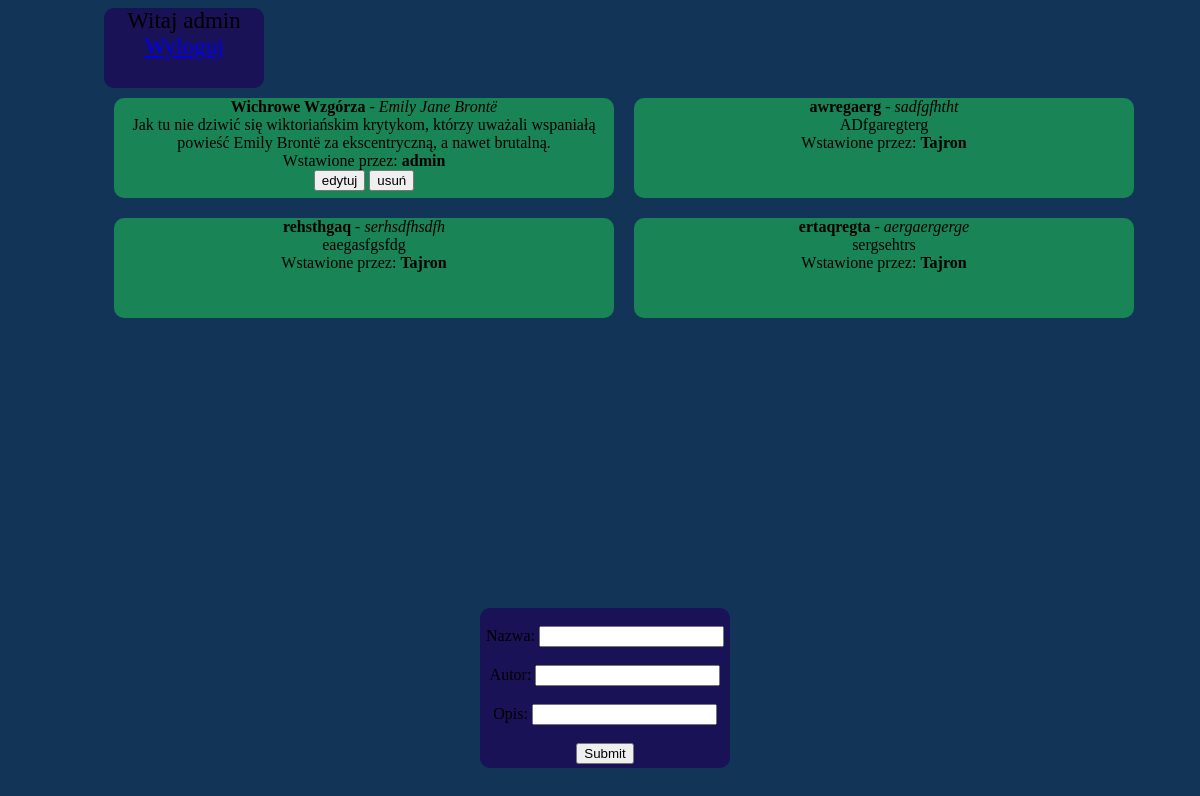
The app's page /index.php (signed in) with its own data.
### tables this page shows
CREATE TABLE `baza` (
  `id` int(11) NOT NULL,
  `nazwa` text NOT NULL,
  `autor` text NOT NULL,
  `opis` text NOT NULL,
  `owner` text NOT NULL
);

### index.php (the view, shortened to what this page needs)
<html>
<head>
</head>
<body>
<?php
  echo "<div id='log'>Witaj " . $_SESSION["login"] . "<br>";
  echo "<a href='logowanie.php?" . SID . "'>";
  echo "Wyloguj</a>";
  echo "</br></div>";
  $conn=mysqli_connect("localhost", "root", "", "ksiazki");
  $result = mysqli_query($conn,"SELECT * FROM `baza`");
  while( $row = mysqli_fetch_assoc($result) )
	{
		echo "<div class='books'<br><b>" . $row['nazwa'] . "</b> - <i>". $row['autor'] ."</i><br/>" . $row['opis'] . "<br/>Wstawione przez: <strong>".$row['owner']."</strong><br/>";
		if($row['owner'] == $_SESSION['login']){
			echo "<form method='POST'>
				  <input type='hidden' name='val' value='". $row['id'] ."'>
			      <input type='submit' name='edit' value='edytuj'>
				  <input type='submit' name='delete' value='usuń'>
				  </form></div>";
		}else{echo "</div>";}
	}
?>
<br/><br/>
<?php
	if(isset($_POST['edit'])){
		$result = mysqli_query($conn,"SELECT * FROM `baza` WHERE id=".$_POST['val']);
		$row = mysqli_fetch_assoc($result);
		echo
		"<form method='POST' id='footer'>
		<input type='hidden' name='val' value='".$_POST['val']."'>
		<div>Nazwa: <input type='text' name='nazwa' id='nazwa' value='". $row['nazwa'] ."'/></div>
		<br/>
		<div>Autor: <input type='text' name='autor' rows='4' cols='22' id='autor' value='". $row['autor'] ."'/></input></div>
		<br/>
		<div>Autor: <input type='text' name='opis' rows='4' cols='22' id='opis' value='". $row['opis'] ."'/></input></div>
		<br/>
		<input type='submit' name='update' value='edytuj'>
		<input type='submit' name='remove' value='anuluj'>
		</form>";
	}else{
		echo
		"<form method='POST' id='footer'>
		<br/>
		<div>Nazwa: <input type='text' name='nazwa' id='nazwa'/></div>
		<br/>
		<div>Autor: <input type='text' name='autor' rows='4' cols='22' id='autor'/></input></div>
		<br/>
		<div>Opis: <input type='text' name='opis' rows='4' cols='22' id='opis'/></input></div>
		<br/>
		<input type='submit' name='send'>
		</form>";
	}
?>
</body>
</html>

### index.php (style rules this page uses)
body { background-color:#123456; padding-left:8%; }
.books { width:500px; height:100px; background-color:#198456; margin:10px; text-align:center; float:left; border-radius:10px; }
#footer { width:250px; height:160px; background-color:#191256; position:absolute; bottom:2%; left:40%; text-align:center; float:left; border-radius:10px; }
#log { width:160px; height:80px; background-color:#191256; font-size:23px; text-align:center; border-radius:10px; }

### records on screen
baza: nazwa "Wichrowe Wzgórza", autor "Emily Jane Brontë", opis "Jak tu nie dziwić się wiktoriańskim krytykom, którzy uważali wspaniałą powieść Emily Brontë za ekscentryczną, a nawet brutalną.", owner "admin"
baza: nazwa "awregaerg", autor "sadfgfhtht", opis "ADfgaregterg", owner "Tajron"
baza: nazwa "rehsthgaq", autor "serhsdfhsdfh", opis "eaegasfgsfdg", owner "Tajron"
baza: nazwa "ertaqregta", autor "aergaergerge", opis "sergsehtrs", owner "Tajron"

### other values on screen
$_SESSION["login"] "admin"
